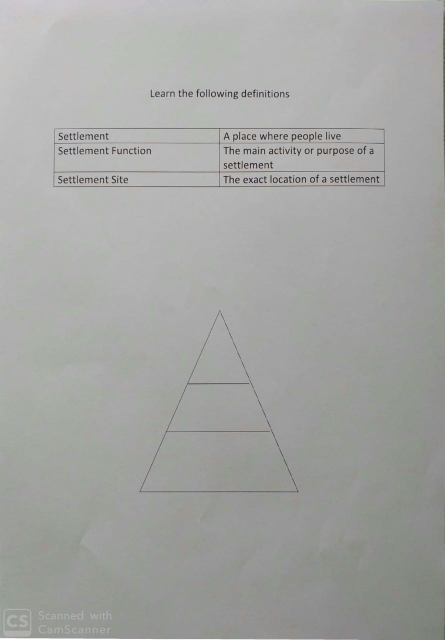
#> input picture input_images/1.jpeg, 889 x 1280 px (shown at 1/2 size)
$ python scan_doc.py   (older library calls are emulated)
#> lines starting #> are read from the running program, lines starting #| are printed output that depends on the picture; after the words box and inside, x2 and y2 are one past the last pixel; in counts of white or black regions, pixels touching at a corner belong together
import numpy as np
import cv2

img = cv2.imread("input_images/1.jpeg",1)
#> img is the input picture: shape (1280, 889, 3); mean B, G, R 162.8, 165.1, 164.1

#resize image
img = cv2.resize(img,(600,800))
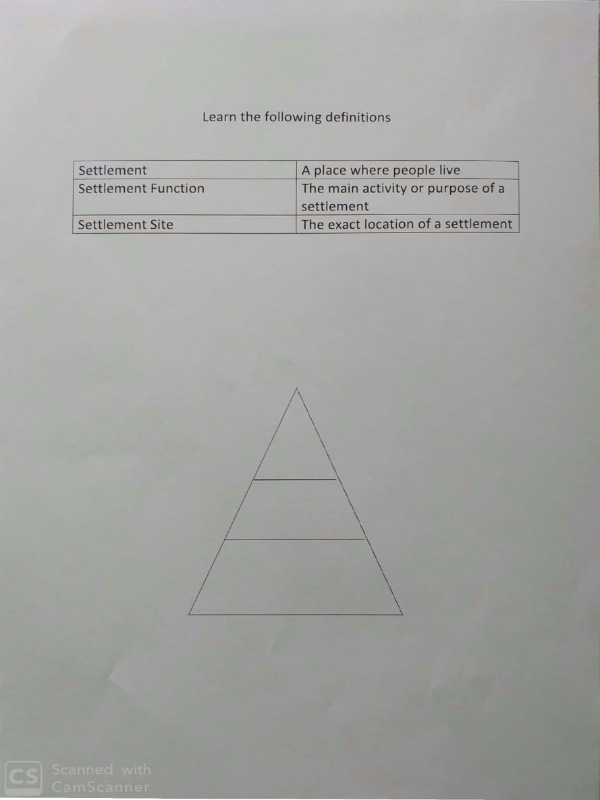
#> img: shape (800, 600, 3); mean B, G, R 162.7, 165.1, 164.1

#convert image to grayscale
grey = cv2.cvtColor(img, cv2.COLOR_BGR2GRAY)

#blurr image to smooth
blurr = cv2.GaussianBlur(grey, (5,5),0)

#finding edges
edge = cv2.Canny(blurr, 100, 200)
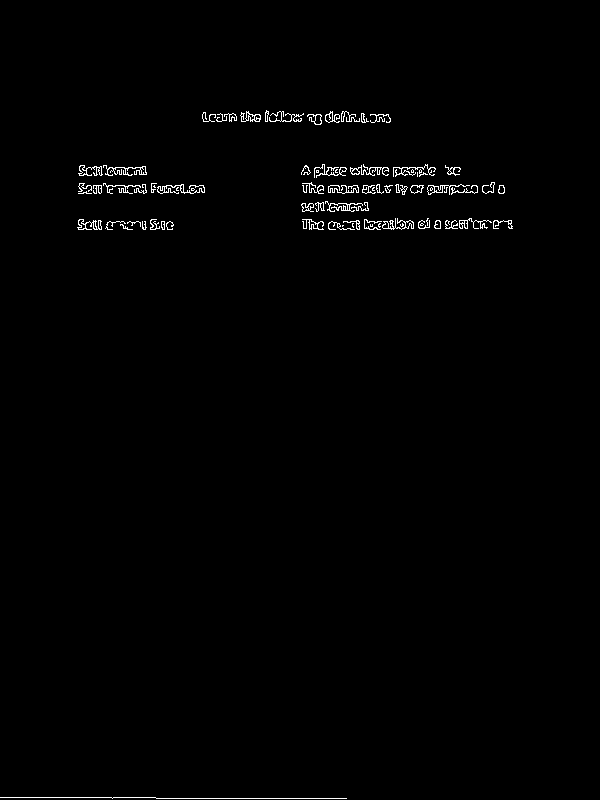
#> edge: shape (800, 600); 0.9% white in thin lines or dots, all inside (x1, y1, x2, y2) = (0, 110, 513, 799)

#apadtive threshold and canny gave similar final output
#threshold = cv2.adaptiveThreshold(blurr ,255,cv2.ADAPTIVE_THRESH_MEAN_C,cv2.THRESH_BINARY,11,2)
#find contours in thresholded image and sort them according to decreasing area
_, contours, _ = cv2.findContours(edge, cv2.RETR_LIST, cv2.CHAIN_APPROX_SIMPLE)
#> contours = 144 contours, 85 with area under 20; largest, box (x1, y1, x2, y2) and area: (77, 219, 102, 230) 100, (382, 218, 414, 230) 100, (427, 184, 470, 195) 100, (240, 111, 261, 122) 96, (157, 184, 205, 194) 84
contours = sorted(contours, key=cv2.contourArea, reverse= True)

#contour approximation
for i in contours:
	elip =  cv2.arcLength(i, True)
	approx = cv2.approxPolyDP(i,0.08*elip, True)

	if len(approx) == 4 :
		doc = approx
		break
#> this loop made 8 passes
#> (elip, doc) on pass 8: (40.38, [[410, 188], [411, 192], [421, 192], [423, 185]])
#> (elip, approx) on passes 1, 2, 3, 5, 6, 7: (132.6, [[78, 220], [101, 229]]), (174.6, [[382, 225], [413, 228]]), (135.8, [[469, 185], [427, 191]]), (252.4, [[204, 187], [157, 191]]), (138.8, [[79, 166], [102, 174]]), (213.9, [[350, 167], [388, 174]])

#draw contours
cv2.drawContours(img, [doc], -1, (0, 255, 0), 2)
#> img: shape (800, 600, 3); 0.02% of pixels changed, all inside (x1, y1, x2, y2) = (409, 184, 425, 194)

#reshape to avoid errors ahead
doc=doc.reshape((4,2))

#create a new array and initialize
new_doc = np.zeros((4,2), dtype="float32")

Sum = doc.sum(axis = 1)
#> Sum = [598, 603, 613, 608]
new_doc[0] = doc[np.argmin(Sum)]
new_doc[2] = doc[np.argmax(Sum)]

Diff = np.diff(doc, axis=1)
#> Diff = [-222, -219, -229, -238]
new_doc[1] = doc[np.argmin(Diff)]
new_doc[3] = doc[np.argmax(Diff)]

(tl,tr,br,bl) = new_doc

#find distance between points and get max
dist1 = np.linalg.norm(br-bl)
dist2 = np.linalg.norm(tr-tl)

maxLen = max(int(dist1),int(dist2))

dist3 = np.linalg.norm(tr-br)
dist4 = np.linalg.norm(tl-bl)

maxHeight = max(int(dist3), int(dist4))

dst = np.array([[0,0],[maxLen-1, 0],[maxLen-1, maxHeight-1], [0, maxHeight-1]], dtype="float32")

N = cv2.getPerspectiveTransform(new_doc, dst)
warp = cv2.warpPerspective(img, N, (maxLen, maxHeight))

img2 = cv2.cvtColor(warp, cv2.COLOR_BGR2GRAY)
img2 = cv2.resize(img2,(600,800))
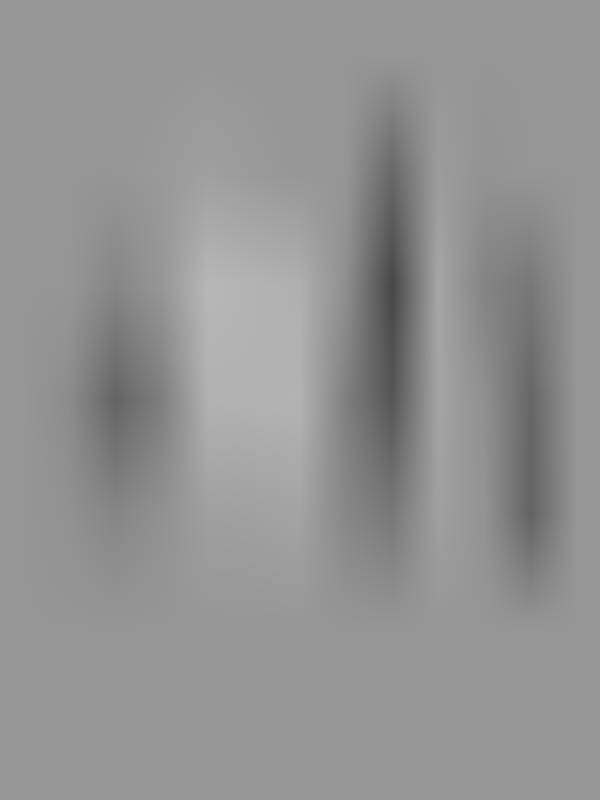
#> img2: shape (800, 600); min 71, max 183, mean 146.8

#cv2.imwrite("edge.jpg", edge)
#cv2.imwrite("contour.jpg", img)
#cv2.imwrite("Scanned.jpg", img2)

# show all images
cv2.imshow("Original.jpg",img)
cv2.imshow("Grey.jpg",grey)
cv2.imshow("Gaussian_Blur.jpb",blurr)
cv2.imshow("Canny_Edge.jpg",edge)
#cv2.imshow("Threshold.jpg",threshold)
cv2.imshow("Contours.jpg", img)
cv2.imshow("Scanned.jpg", img2)

cv2.waitKey(0)
cv2.destroyAllWindows()

$ run again, with input_images/2.jpeg copied over input_images/1.jpeg
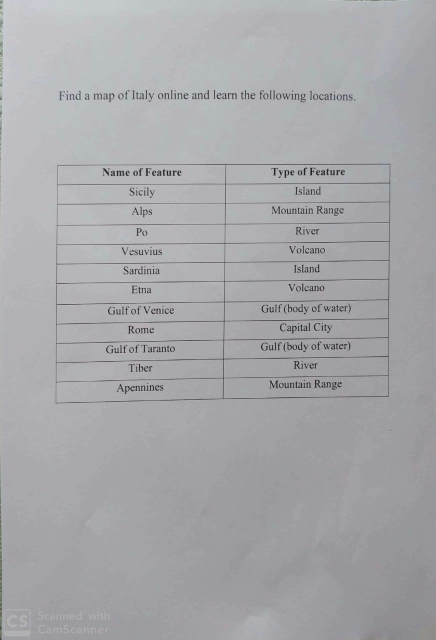
#> input picture input_images/2.jpeg, 871 x 1280 px (shown at 1/2 size)
#> img is the input picture: shape (1280, 871, 3); mean B, G, R 171.7, 166.9, 167.4
#> `edge = cv2.Canny(blurr, 100, 200)`:
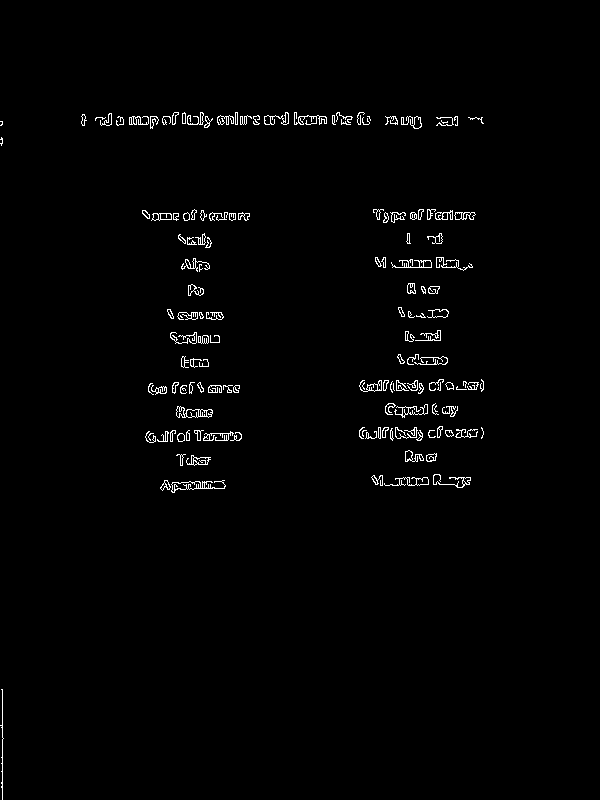
#> edge: shape (800, 600); 1.4% white in thin lines or dots, all inside (x1, y1, x2, y2) = (0, 112, 484, 800)
#> contours = 283 contours, 126 with area under 20; largest, box (x1, y1, x2, y2) and area: (176, 406, 213, 418) 250, (171, 480, 226, 493) 225, (171, 481, 201, 493) 183, (186, 455, 211, 466) 122, (151, 213, 172, 221) 112
#> the loop `for i in contours:` made 5 passes
#> (elip, doc) on pass 5: (54.97, [[151, 220], [171, 219], [171, 214], [153, 213]])
#> Sum = [371, 390, 385, 366]
#> Diff = [69, 48, 43, 60]
#> `img2 = cv2.resize(img2,(600,800))`:
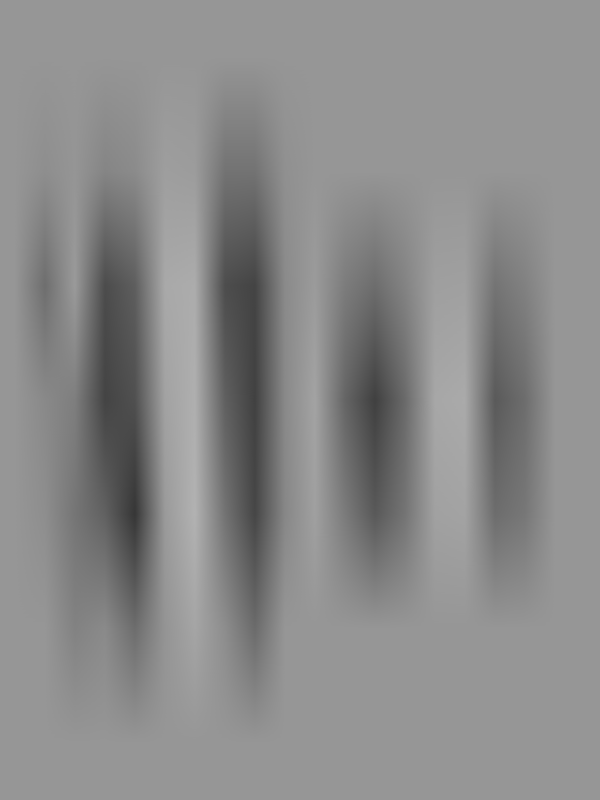
#> img2: shape (800, 600); min 55, max 178, mean 138.5
